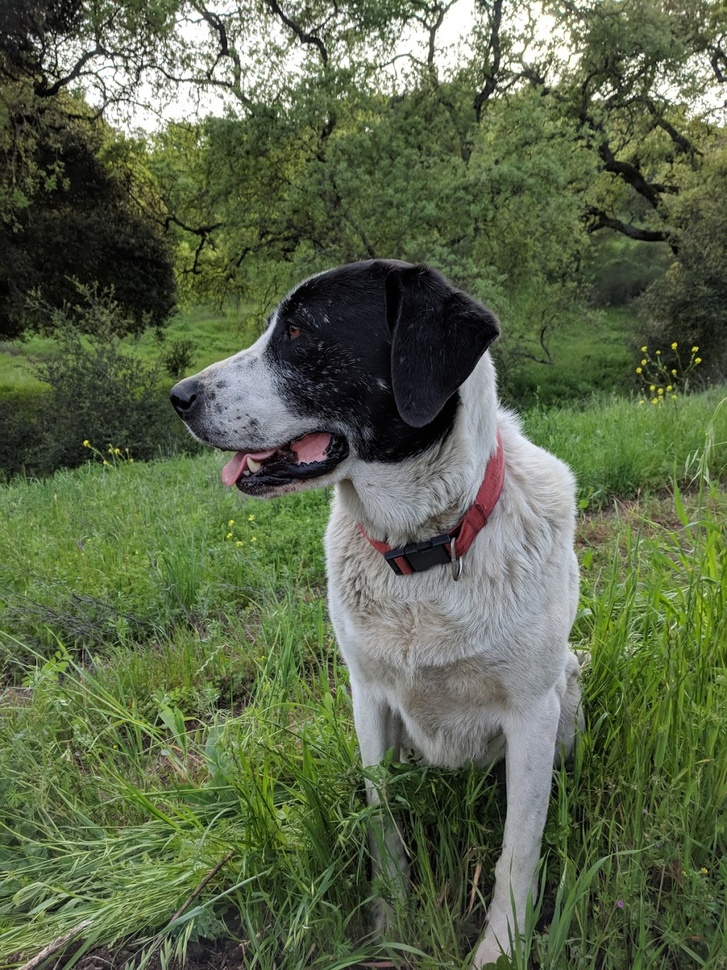
#> input picture DATA/sammy.jpg, 727 x 970 px, shrunk from 1025 x 1367 before the run, found by its file name
$ python 'template matching.py'
#> lines starting #> are read from the running program, lines starting #| are printed output that depends on the picture
import cv2
import numpy as np
import matplotlib.pyplot as plt

# Load the full image and the face image
full = cv2.imread(r"DATA/sammy.jpg")
#> full is the input picture: shape (970, 727, 3); mean B, G, R 74.2, 102.6, 91.2
full = cv2.cvtColor(full, cv2.COLOR_BGR2RGB)
face = cv2.imread(r"DATA/sammy_face.jpg")
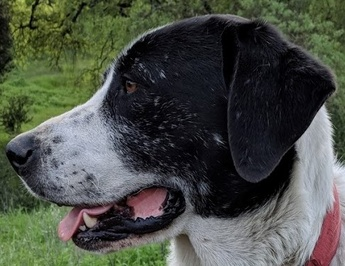
#> input picture DATA/sammy_face.jpg, 345 x 266 px, shrunk from 486 x 375 before the run, found by its file name
#> face is the input picture: shape (266, 345, 3); mean B, G, R 70, 78.7, 74.3
face = cv2.cvtColor(face, cv2.COLOR_BGR2RGB)

# Define the template matching methods
methods = [
    cv2.TM_CCOEFF,
    cv2.TM_CCOEFF_NORMED,
    cv2.TM_CCORR,
    cv2.TM_CCORR_NORMED,
    cv2.TM_SQDIFF,
    cv2.TM_SQDIFF_NORMED,
]

# Create subplots to display the results
fig, axs = plt.subplots(2, len(methods), figsize=(20, 10))

# Perform template matching for each method
for i, method in enumerate(methods):
    full_copy = full.copy()
    res = cv2.matchTemplate(full_copy, face, method)
    min_val, max_val, min_loc, max_loc = cv2.minMaxLoc(res)

    # Determine the top left and bottom right coordinates of the detected template
    if method in [cv2.TM_SQDIFF, cv2.TM_SQDIFF_NORMED]:
        top_left = min_loc
    else:
        top_left = max_loc
    height, width, channels = face.shape
    bottom_right = (top_left[0] + width, top_left[1] + height)

    # Draw a rectangle around the detected template on the full image
    cv2.rectangle(full_copy, top_left, bottom_right, 255, 10)

    # Display the heatmap of template matching and the detection of the template
    axs[0, i].imshow(res)
    axs[0, i].set_title("Heatmap of template matching")
    axs[1, i].imshow(full_copy)
    axs[1, i].set_title("Detection of template")
    axs[0, i].set_xticks([])
    axs[0, i].set_yticks([])
    axs[1, i].set_xticks([])
    axs[1, i].set_yticks([])
#> this loop made 6 passes
#> (min_val, max_val, min_loc, top_left, bottom_right) on passes 1 to 4: (-369489728, 868100096, (0, 7), (164, 245), (509, 511)), (-0.333, 0.994, (0, 10), (164, 245), (509, 511)), (1.13e+09, 2.63e+09, (47, 150), (237, 465), (582, 731)), (0.5, 0.998, (0, 38), (164, 245), (509, 511))
#> (min_val, max_val, max_loc, top_left, bottom_right) on passes 5 to 6: (11168485, 3.14e+09, (0, 0), (164, 245), (509, 511)), (0.00463, 1, (0, 0), (164, 245), (509, 511))
#> pass 1, `res = cv2.matchTemplate(full_copy, face, method)`:
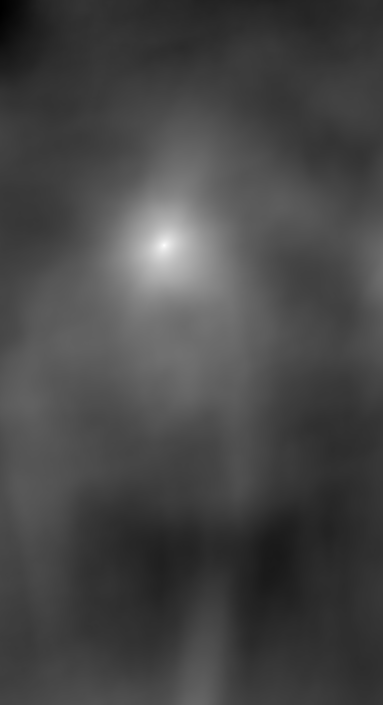
#> res: shape (705, 383) float32; min -369489728, max 868100096, mean -27078664; drawn with min black and max white
#> pass 2, `res = cv2.matchTemplate(full_copy, face, method)`:
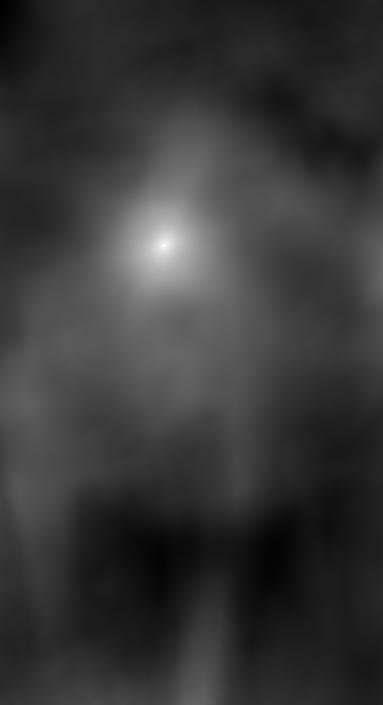
#> res: shape (705, 383) float32; min -0.333, max 0.994, mean -0.0421; drawn with min black and max white
#> pass 3, `res = cv2.matchTemplate(full_copy, face, method)`:
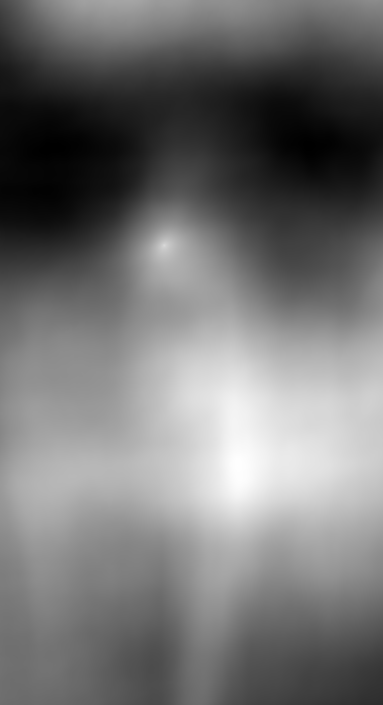
#> res: shape (705, 383) float32; min 1.13e+09, max 2.63e+09, mean 1.81e+09; drawn with min black and max white
#> after the loop:
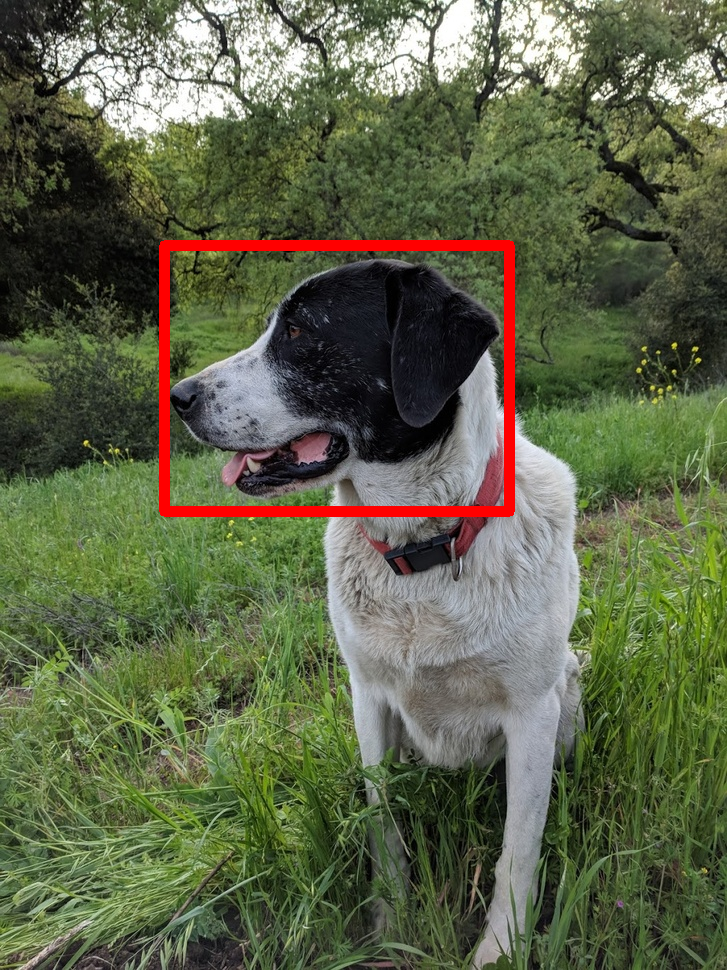
#> full_copy: shape (970, 727, 3); mean R, G, B 94.3, 100.7, 72.8
#> after the loop:
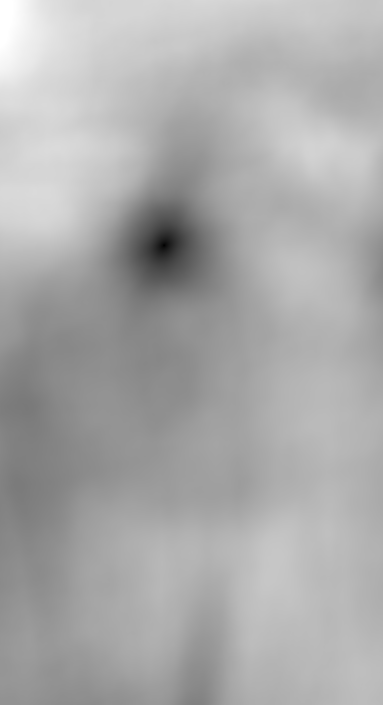
#> res: shape (705, 383) float32; min 0.00463, max 1, mean 0.669


# Adjust the layout and display the plot
plt.tight_layout()
plt.show()
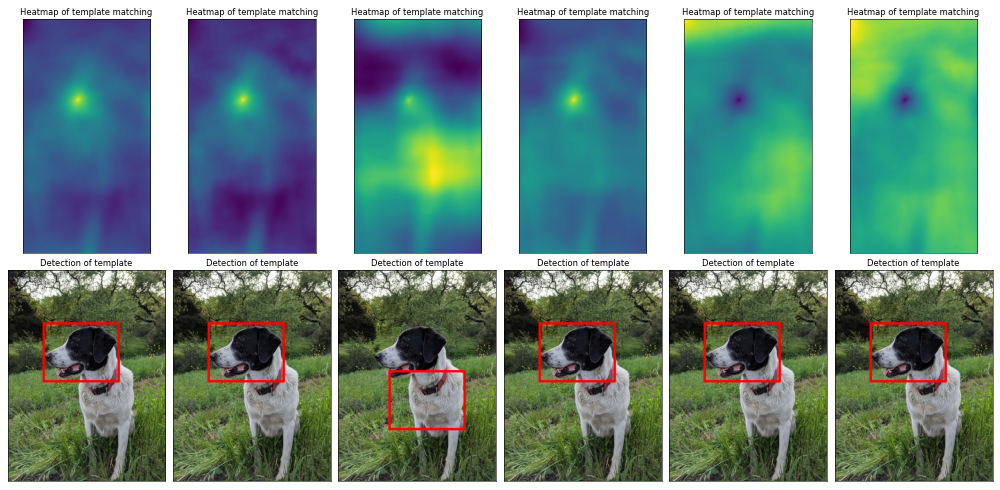
#> figure drawn by matplotlib, 12 panels
